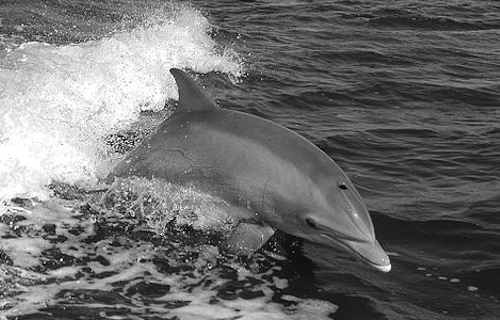
#> input picture images/dolphin.png, 500 x 320 px
$ python 02-06-diffImage.py
#> lines starting #> are read from the running program, lines starting #| are printed output that depends on the picture
#!/usr/bin/env python3
# -*- coding: utf-8 -*-
import numpy as np
import cv2
# read image
dolphin_img = cv2.imread("images/dolphin.png", 0)
#> dolphin_img is the input picture: shape (320, 500); min 0, max 255, mean 109.1
bicycle_img = cv2.imread("images/bicycle.png", 0)
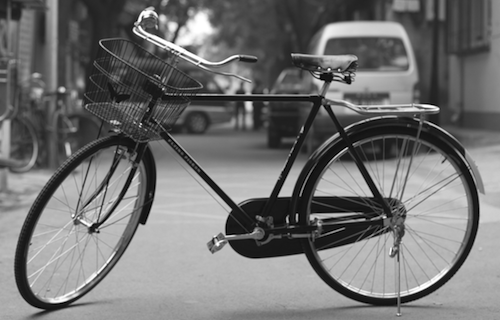
#> input picture images/bicycle.png, 500 x 320 px
#> bicycle_img is the input picture: shape (320, 500); min 0, max 255, mean 114.2
diff_img = dolphin_img + bicycle_img
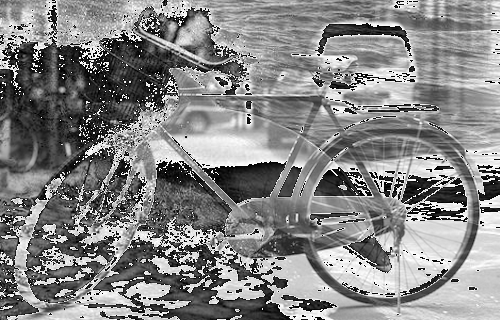
#> diff_img: shape (320, 500); min 0, max 255, mean 133.3
print(np.min(diff_img))
#| 0
# set window object
# cv2.namedWindow("image_1", cv2.WINDOW_NORMAL)
# show image
# cv2.imshow("dolphin", dolphin_img)
# cv2.imshow("bicycle", bicycle_img)
cv2.imshow("diff", diff_img)

# wait to press any key to close
cv2.waitKey(0)
cv2.destroyAllWindows()
